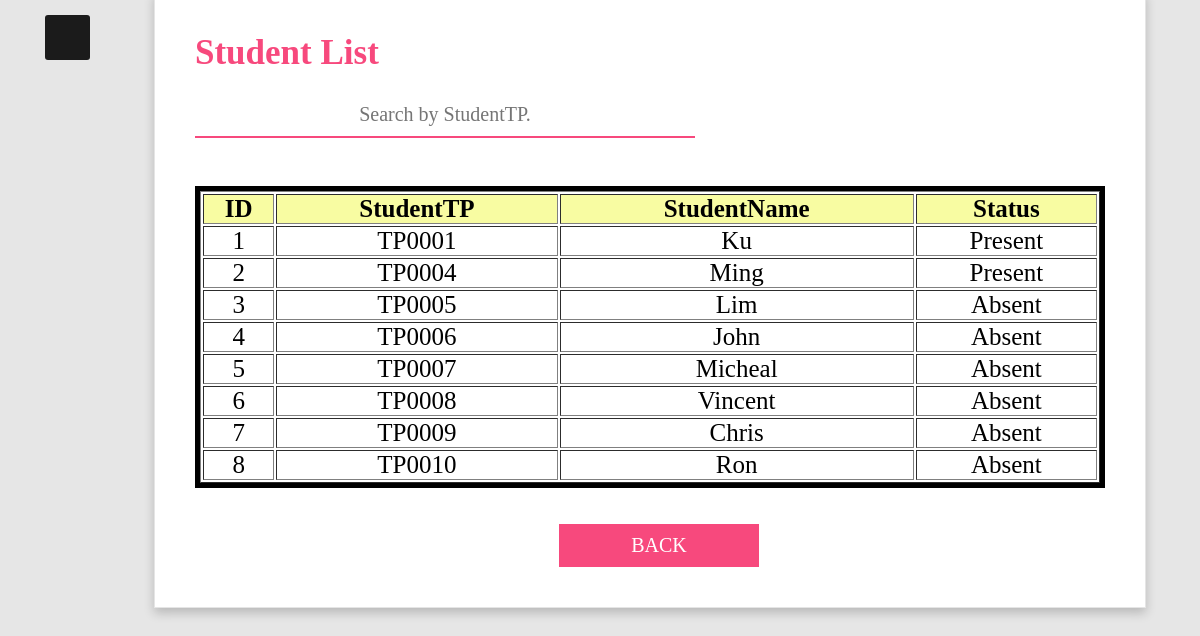
Screenshot of /management/attendance/attendance_class_details.php?AttendanceID=75&ClassID=CL01 (signed in) with the database file from the repository.
### tables this page shows
CREATE TABLE IF NOT EXISTS `attendance_detail` (
  `ID` int NOT NULL AUTO_INCREMENT,
  `StudentTP` varchar(255) NOT NULL,
  `Attend_Status` varchar(255) NOT NULL,
  `AttendanceID` int NOT NULL,
  PRIMARY KEY (`ID`)
);

CREATE TABLE IF NOT EXISTS `student` (
  `StudentTP` varchar(25) NOT NULL,
  `StudentName` varchar(255) NOT NULL,
  `Password` varchar(255) NOT NULL,
  `CourseID` varchar(255) NOT NULL,
  PRIMARY KEY (`StudentTP`)
);

### management/attendance/attendance_class_details.php (the view, shortened to what this page needs)
 <?php
	$AttendanceID = isset($_GET['AttendanceID']) ? $_GET['AttendanceID'] : '';
	$ClassID = isset($_GET['AttendanceID']) ? $_GET['ClassID'] : '';
?>
<!DOCTYPE html>
<html>
	<head>
		<link href = "../management.css" rel = "stylesheet">
	</head>
	<body>
		<div class ="btn">
				<span class ="fas fa-bars"></span>
			</div>
			<div class="box">
				<h2>Student List</h2>
				<input type="text" id="SearchBoxTP" onkeyup="SearchTP()" placeholder="Search by StudentTP."><br><br>
				<div class='scroll-table'>
					<table border = 1 style = 'text-align: center; width: 900px; font-size:25px;' id="Student_List" >
						<tr bgcolor = 'f8fca2'>
							<th>ID</th>
							<th>StudentTP</th>
							<th>StudentName</th>
							<th>Status</th>
						</tr>
						<?php
							$sql = "Select * from attendance_detail inner join attendance on attendance_detail.AttendanceID = attendance.AttendanceID inner join class on class.ClassID = attendance.ClassID inner join student on student.StudentTP = attendance_detail.StudentTP WHERE attendance_detail.AttendanceID = '".$AttendanceID."' ORDER BY attendance_detail.StudentTP ASC";
							$result = $conn ->query($sql);
							if (!empty($result) && $result->num_rows > 0) {
								for ($i = 0; $i < mysqli_num_rows($result); $i++){
									$row  = mysqli_fetch_assoc($result);
									$ID = 1 + $i ;
									echo '<tr>';
									echo '<td>'.$ID.'</td>';
									echo '<td>'.$row['StudentTP'].'</td>';
									echo '<td>'.$row['StudentName'].'</td>';
									echo '<td>'.$row['Attend_Status'].'</td>';
									echo '</tr>';
								}
							}
						?>
					</table>
				</div>
			<br><br>
			<input type="button" style='font-size: 20px; width: 200px; margin-left:40%;' value="Back" onclick="window.location ='attendance_class2.php?ClassID=<?php echo $ClassID;?>';">
		</div>
	</body>
</html>

### management/management.css (style rules this page uses)
* { margin: 0; padding: 0; user-select: none; box-sizing: border-box; font-family: 'Poppins', 'sans serif'; }
body { margin: 0; padding: 0; font-family: sans-serif; background-color: #e6e6e6; background-repeat: no-repeat; background-size: cover; }
.btn { position: absolute; z-index: 3; top: 15px; left: 45px; height: 45px; width: 45px; text-align: center; background: #1b1b1b; border-radius: 3px; cursor: pointer; transition: left 0.4s ease; }
.btn span { color: white; font-size: 30px; line-height: 45px; }
.box { position: absolute; z-index: 2; left: 50%; transform: translate(-50%,-50%); width: auto; height: auto; max-height:675px; background: #fff; padding: 40px; margin: 50px; box-sizing: border-box; border: 1px solid rgba(0,0,0,.1); box-shadow: 0 5px 10px rgba(0,0,0,.2); margin-top: 25%; }
.box h2 { margin: 0 0 20px; padding: 0; color: #f7497d; text-transform: capitalize; font-size: 35px; }
.box input { padding: 10px 0; margin-bottom: 30px; width: 100%; max-width: 500px; font-size: 20px; justify-content: center; box-sizing: border-box; box-shadow: none; outline: none; border: none; border-bottom: 2px solid #999; font-size: 20px; text-align: center; }
.box input[type ="button"] { width: 50%; border-bottom: none; cursor: pointer; background: #f7497d; color: #fff; margin-bottom: 0; text-transform: uppercase; margin-left:25%; }
.box input:focus, .box textarea:focus, .box input:valid, .box textarea:valid { border-bottom: 2px solid #f7497d; }
.scroll-table { overflow-y: auto; height:auto; max-height:400px; width: 100%; border-color: black; border-style: solid ; border: 5px solid black; }

### rows the page displays
attendance_detail: ID "1", student.StudentTP "TP0001", student.StudentName "Ku", Attend_Status "Present"
attendance_detail: ID "2", student.StudentTP "TP0004", student.StudentName "Ming", Attend_Status "Present"
attendance_detail: ID "3", student.StudentTP "TP0005", student.StudentName "Lim", Attend_Status "Absent"
attendance_detail: ID "4", student.StudentTP "TP0006", student.StudentName "John", Attend_Status "Absent"
attendance_detail: ID "5", student.StudentTP "TP0007", student.StudentName "Micheal", Attend_Status "Absent"
attendance_detail: ID "6", student.StudentTP "TP0008", student.StudentName "Vincent", Attend_Status "Absent"
attendance_detail: ID "7", student.StudentTP "TP0009", student.StudentName "Chris", Attend_Status "Absent"
attendance_detail: ID "8", student.StudentTP "TP0010", student.StudentName "Ron", Attend_Status "Absent"
